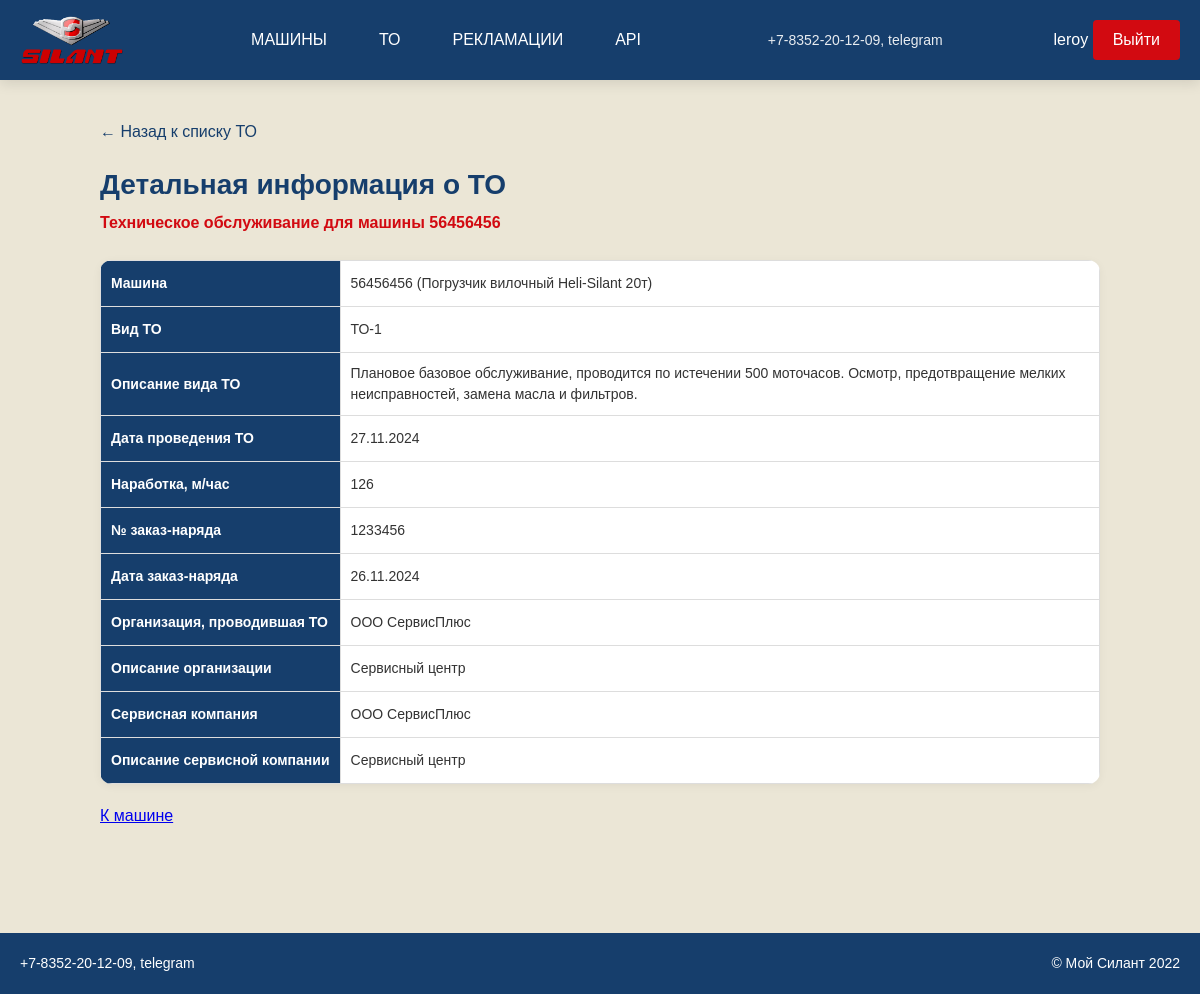
/maintenance/5/ (signed in), run on the app's committed database.
### accounts/models.py (models this page shows, shortened)
class User(AbstractUser):
    ROLE_CHOICES = (
        ('client', 'Клиент'),
        ('service', 'Сервисная организация'),
        ('manager', 'Менеджер'),
    )
    role = models.CharField('Роль', max_length=20, choices=ROLE_CHOICES, blank=True)
    phone = models.CharField('Телефон', max_length=20, blank=True)
    company_name = models.CharField('Название организации', max_length=200, blank=True)
    class Meta:
        verbose_name = 'Пользователь'
        verbose_name_plural = 'Пользователи'

### maintenances/models.py (models this page shows, shortened)
class Maintenance(models.Model):
    maintenance_type = models.ForeignKey(MaintenanceType, on_delete=models.CASCADE, verbose_name='Вид ТО')
    maintenance_date = models.DateField('Дата проведения ТО')
    operating_hours = models.PositiveIntegerField('Наработка, м/час')
    work_order_number = models.CharField('№ заказ-наряда', max_length=50)
    work_order_date = models.DateField('Дата заказ-наряда')
    organization = models.ForeignKey(
        ServiceCompany,
        on_delete=models.CASCADE,
        verbose_name='Организация, проводившая ТО',
        related_name='maintenances_as_organization'
    )
    machine = models.ForeignKey(Machine, on_delete=models.CASCADE, related_name='maintenances', verbose_name='Машина')
    service_company = models.ForeignKey(ServiceCompany, on_delete=models.CASCADE, verbose_name='Сервисная компания')
    class Meta:
        verbose_name = 'Техническое обслуживание'
        verbose_name_plural = 'Технические обслуживания'
        ordering = ['-maintenance_date']

### machines/models.py (models this page shows, shortened)
class Machine(models.Model):
    factory_number = models.CharField('Зав. № машины', max_length=50, unique=True)
    technique_model = models.ForeignKey(TechniqueModel, on_delete=models.CASCADE, verbose_name='Модель техники')
    engine_model = models.ForeignKey(EngineModel, on_delete=models.CASCADE, verbose_name='Модель двигателя')
    engine_number = models.CharField('Зав. № двигателя', max_length=50)
    transmission_model = models.ForeignKey(TransmissionModel, on_delete=models.CASCADE,
                                           verbose_name='Модель трансмиссии')
    transmission_number = models.CharField('Зав. № трансмиссии', max_length=50)
    drive_axle_model = models.ForeignKey(DriveAxleModel, on_delete=models.CASCADE, verbose_name='Модель ведущего моста')
    drive_axle_number = models.CharField('Зав. № ведущего моста', max_length=50)
    steer_axle_model = models.ForeignKey(SteerAxleModel, on_delete=models.CASCADE,
                                         verbose_name='Модель управляемого моста')
    steer_axle_number = models.CharField('Зав. № управляемого моста', max_length=50)
    supply_contract = models.CharField('Договор поставки №, дата', max_length=100)
    shipping_date = models.DateField('Дата отгрузки с завода')
    consignee = models.CharField('Грузополучатель (конечный потребитель)', max_length=200)
    delivery_address = models.TextField('Адрес поставки (эксплуатации)')
    equipment = models.TextField('Комплектация (доп. опции)', blank=True)
    client = models.ForeignKey(
        settings.AUTH_USER_MODEL,
        on_delete=models.CASCADE,
        related_name='machines_as_client',
        verbose_name='Клиент',
        limit_choices_to={'role': 'client'}
    )
    service_company = models.ForeignKey(
        ServiceCompany,
        on_delete=models.CASCADE,
        verbose_name='Сервисная компания'
    )
    class Meta:
        verbose_name = 'Машина'
        verbose_name_plural = 'Машины'
        ordering = ['-shipping_date']

### reference_books/models.py (models this page shows, shortened)
class BaseReference(models.Model):
    name = models.CharField('Название', max_length=100)
    description = models.TextField('Описание', blank=True)
    class Meta:
        abstract = True
        ordering = ['name']

class TechniqueModel(BaseReference):
    class Meta:
        verbose_name = 'Модель техники'
        verbose_name_plural = 'Модели техники'

class MaintenanceType(BaseReference):
    class Meta:
        verbose_name = 'Вид ТО'
        verbose_name_plural = 'Виды ТО'

class ServiceCompany(BaseReference):
    class Meta:
        verbose_name = 'Сервисная компания'
        verbose_name_plural = 'Сервисные компании'

### maintenances/views.py (the view)
# urls.py: path('maintenance/<int:pk>/', MaintenanceDetailView.as_view(), name='maintenance_detail'),
class MaintenanceDetailView(LoginRequiredMixin, DetailView):
    model = Maintenance
    template_name = 'maintenances/maintenance_detail.html'
    context_object_name = 'maintenance'
    def get_queryset(self):
        user = self.request.user
        company_name = user.company_name if hasattr(user, 'company_name') else None
        if user.is_superuser or user.groups.filter(name='Менеджер').exists():
            return Maintenance.objects.all()
        elif user.groups.filter(name='Клиент').exists():
            return Maintenance.objects.filter(machine__client=user)
        elif user.groups.filter(name='Сервисная организация').exists():
            return Maintenance.objects.filter(machine__service_company__name=company_name)
        return Maintenance.objects.none()

### templates/maintenances/maintenance_detail.html (shortened to what this page needs)
{% extends 'base.html' %}
{% load static %}
{% block content %}
<div class="detail-page">
    <div class="breadcrumb">
        <a href="{% url 'maintenance_list' %}">← Назад к списку ТО</a>
    </div>
    <div class="detail-header">
        <h1>Детальная информация о ТО</h1>
        <p class="subtitle">Техническое обслуживание для машины {{ maintenance.machine.factory_number }}</p>
    </div>
    <div class="table-wrapper">
        <table class="data-table">
            <tbody>
                <tr><th>Машина</th><td>{{ maintenance.machine.factory_number }} ({{ maintenance.machine.technique_model.name }})</td></tr>
                <tr><th>Вид ТО</th><td>{{ maintenance.maintenance_type.name }}</td></tr>
                <tr><th>Описание вида ТО</th><td>{{ maintenance.maintenance_type.description }}</td></tr>
                <tr><th>Дата проведения ТО</th><td>{{ maintenance.maintenance_date|date:"d.m.Y" }}</td></tr>
                <tr><th>Наработка, м/час</th><td>{{ maintenance.operating_hours }}</td></tr>
                <tr><th>№ заказ-наряда</th><td>{{ maintenance.work_order_number }}</td></tr>
                <tr><th>Дата заказ-наряда</th><td>{{ maintenance.work_order_date|date:"d.m.Y" }}</td></tr>
                <tr><th>Организация, проводившая ТО</th><td>{{ maintenance.organization.name }}</td></tr>
                <tr><th>Описание организации</th><td>{{ maintenance.organization.description }}</td></tr>
                <tr><th>Сервисная компания</th><td>{{ maintenance.service_company.name }}</td></tr>
                <tr><th>Описание сервисной компании</th><td>{{ maintenance.service_company.description }}</td></tr>
            </tbody>
        </table>
    </div>
    <div class="action-buttons">
        <a href="{% url 'machine_detail' maintenance.machine.pk %}" class="btn-machine">К машине</a>
    </div>
</div>
{% endblock %}

### templates/base.html (shortened to what this page needs)
<!DOCTYPE html>
<html lang="ru">
<head>
    {% load static %}
    <link rel="stylesheet" href="{% static 'css/style.css' %}">
    <link rel="stylesheet" href="{% static 'css/responsive.css' %}">
</head>
<body>
    <header>
        <div class="container header-container">
            <div class="logo">
                <a href="{% url 'home' %}" class="logo-link">
                    <img src="{% static 'images/logo.png' %}" alt="Силант" height="50">
                </a>
            </div>
            {% if user.is_authenticated %}
            <div class="nav-links">
                <a href="{% url 'machine_list' %}">МАШИНЫ</a>
                <a href="{% url 'maintenance_list' %}">ТО</a>
                <a href="{% url 'complaint_list' %}">РЕКЛАМАЦИИ</a>
                <a href="/api/">API</a>
            </div>
            {% endif %}
            <div class="contacts">
                +7-8352-20-12-09, telegram
            </div>
            <div class="auth">
                {% if user.is_authenticated %}
                    {{ user.username }}
                    <a href="{% url 'account_logout' %}">Выйти</a>
                {% else %}
                    <a href="{% url 'account_login' %}">Авторизация</a>
                {% endif %}
            </div>
        </div>
    </header>
    <main>
        <div class="container">
            {% block content %}{% endblock %}
        </div>
    </main>
    <footer>
        <div class="container footer-container">
            <div>+7-8352-20-12-09, telegram</div>
            <div>© Мой Силант 2022</div>
        </div>
    </footer>
</body>
</html>

### static/css/responsive.css (style rules this page uses)
@media (max-width: 1366px) { .container { max-width: 1200px; } }

### static/css/base.css (style rules this page uses)
* { margin: 0; padding: 0; box-sizing: border-box; font-family: 'PT Astra Sans', 'PT Sans', sans-serif; }
:root { --primary: #163E6C; --primary-dark: #0f2e4d; --secondary: #D20A11; --secondary-dark: #a0080d; --bg-light: #EBE6D6; --bg-white: #FFFFFF; --text-dark: #333333; --text-gray: #666666; --border: #DDDDDD; --shadow: 0 2px 10px rgba(0, 0, 0, 0.05); --shadow-lg: 0 4px 20px rgba(0, 0, 0, 0.08); --radius: 12px; --radius-sm: 6px; }
body { background-color: var(--bg-light); min-height: 100vh; display: flex; flex-direction: column; color: var(--text-dark); line-height: 1.5; }
.container { width: 100%; max-width: 1400px; margin: 0 auto; padding: 0 20px; }
main { flex: 1; padding: 40px 0; }
footer { background-color: var(--primary); color: var(--bg-white); padding: 20px 0; margin-top: 40px; text-align: center; font-size: 14px; }
.footer-container { display: flex; justify-content: space-between; align-items: center; flex-wrap: wrap; gap: 15px; }
.breadcrumb { margin-bottom: 20px; }
.breadcrumb a { color: var(--primary); text-decoration: none; font-weight: 500; }

### static/css/header.css (style rules this page uses)
header { background-color: var(--primary); color: var(--bg-white); padding: 15px 0; box-shadow: 0 4px 12px rgba(0, 0, 0, 0.1); position: sticky; top: 0; z-index: 100; }
.header-container { display: flex; justify-content: space-between; align-items: center; flex-wrap: wrap; gap: 15px; }
.logo { font-size: 24px; font-weight: 700; letter-spacing: 1px; }
.logo img { max-height: 50px; vertical-align: middle; }
.nav-links { display: flex; gap: 20px; }
.nav-links a { color: var(--bg-white); text-decoration: none; font-size: 16px; font-weight: 500; padding: 8px 16px; border-radius: 4px; transition: all 0.3s ease; }
.contacts { font-size: 14px; opacity: 0.9; }
.auth a { color: var(--bg-white); text-decoration: none; background-color: var(--secondary); padding: 8px 20px; border-radius: 4px; transition: all 0.3s ease; display: inline-block; }

### static/css/tables.css (style rules this page uses)
.table-wrapper { overflow-x: auto; background: var(--bg-white); border-radius: var(--radius); box-shadow: var(--shadow); margin-bottom: 20px; }
.data-table { width: 100%; border-collapse: collapse; font-size: 14px; min-width: 600px; }
.data-table th { background-color: var(--primary); color: var(--bg-white); padding: 12px 10px; text-align: left; font-weight: 600; white-space: nowrap; }
.data-table td { padding: 10px; border-bottom: 1px solid #eee; color: var(--text-dark); }
.data-table th, .data-table td { border: 1px solid var(--border); }

### static/css/components.css (style rules this page uses)
.action-buttons { display: flex; gap: 15px; margin-bottom: 25px; flex-wrap: wrap; }
.detail-page { max-width: 1000px; margin: 0 auto; }
.detail-header { margin-bottom: 25px; }
.detail-header h1 { font-size: 28px; color: var(--primary); margin-bottom: 5px; }
.detail-header .subtitle { color: var(--secondary); font-weight: 600; }

### data on the page
User: username "leroy"
Maintenance: machine.factory_number "56456456", machine.technique_model.name "Погрузчик вилочный Heli-Silant 20т", maintenance_type.name "ТО-1", maintenance_type.description "Плановое базовое обслуживание, проводится по истечении 500 моточасов. Осмотр, предотвращение мелких неисправностей, замена масла и фильтров.", maintenance_date "27.11.2024", operating_hours "126", work_order_number "1233456", work_order_date "26.11.2024", organization.name "ООО СервисПлюс", organization.description "Сервисный центр", service_company.name "ООО СервисПлюс", service_company.description "Сервисный центр"
